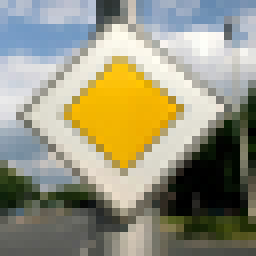
#> input picture traffic-sign-data-test/12_hauptstrasse.png, 32 x 32 px (shown 8 times larger); its folder holds 4 pictures in this run
$ jupyter execute --allow-errors Traffic_Sign_Classifier.ipynb   (shell and % lines are left out)
#> lines starting #> are read from the running program, lines starting #| are printed output that depends on the picture
# Self-Driving Car Engineer Nanodegree

## Deep Learning

## Project: Build a Traffic Sign Recognition Classifier

In this notebook, a template is provided for you to implement your functionality in stages, which is required to successfully complete this project. If additional code is required that cannot be included in the notebook, be sure that the Python code is successfully imported and included in your submission if necessary.

> **Note**: Once you have completed all of the code implementations, you need to finalize your work by exporting the iPython Notebook as an HTML document. Before exporting the notebook to html, all of the code cells need to have been run so that reviewers can see the final implementation and output. You can then export the notebook by using the menu above and navigating to  \n",
    "**File -> Download as -> HTML (.html)**. Include the finished document along with this notebook as your submission.

In addition to implementing code, there is a writeup to complete. The writeup should be completed in a separate file, which can be either a markdown file or a pdf document. There is a [write up template](https://github.com/udacity/CarND-Traffic-Sign-Classifier-Project/blob/master/writeup_template.md) that can be used to guide the writing process. Completing the code template and writeup template will cover all of the [rubric points](https://review.udacity.com/#!/rubrics/481/view) for this project.

The [rubric](https://review.udacity.com/#!/rubrics/481/view) contains "Stand Out Suggestions" for enhancing the project beyond the minimum requirements. The stand out suggestions are optional. If you decide to pursue the "stand out suggestions", you can include the code in this Ipython notebook and also discuss the results in the writeup file.

>**Note:** Code and Markdown cells can be executed using the **Shift + Enter** keyboard shortcut. In addition, Markdown cells can be edited by typically double-clicking the cell to enter edit mode.

---
## Step 0: Load The Data

[cell 1]
# Load pickled data
import pickle
import numpy as np

# Load training, validation and testing data

training_file = 'traffic-signs-data/train.p'
validation_file= 'traffic-signs-data/valid.p'
testing_file = 'traffic-signs-data/test.p'
traffic_sign_types_file = 'signnames.csv'

#> (the rest of this cell did not finish here and is left out)

---

## Step 1: Dataset Summary & Exploration

The pickled data is a dictionary with 4 key/value pairs:

- `'features'` is a 4D array containing raw pixel data of the traffic sign images, (num examples, width, height, channels).
- `'labels'` is a 1D array containing the label/class id of the traffic sign. The file `signnames.csv` contains id -> name mappings for each id.
- `'sizes'` is a list containing tuples, (width, height) representing the original width and height the image.
- `'coords'` is a list containing tuples, (x1, y1, x2, y2) representing coordinates of a bounding box around the sign in the image. **THESE COORDINATES ASSUME THE ORIGINAL IMAGE. THE PICKLED DATA CONTAINS RESIZED VERSIONS (32 by 32) OF THESE IMAGES**

Complete the basic data summary below. Use python, numpy and/or pandas methods to calculate the data summary rather than hard coding the results. For example, the [pandas shape method](http://pandas.pydata.org/pandas-docs/stable/generated/pandas.DataFrame.shape.html) might be useful for calculating some of the summary results.

### Provide a Basic Summary of the Data Set Using Python, Numpy and/or Pandas

#> (a cell that did not finish here is left out)

### Include an exploratory visualization of the dataset

Visualize the German Traffic Signs Dataset using the pickled file(s). This is open ended, suggestions include: plotting traffic sign images, plotting the count of each sign, etc.

The [Matplotlib](http://matplotlib.org/) [examples](http://matplotlib.org/examples/index.html) and [gallery](http://matplotlib.org/gallery.html) pages are a great resource for doing visualizations in Python.

**NOTE:** It's recommended you start with something simple first. If you wish to do more, come back to it after you've completed the rest of the sections. It can be interesting to look at the distribution of classes in the training, validation and test set. Is the distribution the same? Are there more examples of some classes than others?

[cell 3]
### Data exploration visualization code goes here.
### Feel free to use as many code cells as needed.
import random
import matplotlib.pyplot as plt
# Visualizations will be shown in the notebook.

'''
# show 1 random image
index = random.randint(0, len(X_train))
image = X_train[index].squeeze()

plt.figure(figsize=(1,1))
plt.imshow(image)
'''

# [13 lines left out: function plot_figures, not called in this run]


# show 10 random images

figures = {}
labels = {}

#> (the rest of this cell did not finish here and is left out)

#> (a cell that did not finish here is left out)

----

## Step 2: Design and Test a Model Architecture

Design and implement a deep learning model that learns to recognize traffic signs. Train and test your model on the [German Traffic Sign Dataset](http://benchmark.ini.rub.de/?section=gtsrb&subsection=dataset).

The LeNet-5 implementation shown in the [classroom](https://classroom.udacity.com/nanodegrees/nd013/parts/fbf77062-5703-404e-b60c-95b78b2f3f9e/modules/6df7ae49-c61c-4bb2-a23e-6527e69209ec/lessons/601ae704-1035-4287-8b11-e2c2716217ad/concepts/d4aca031-508f-4e0b-b493-e7b706120f81) at the end of the CNN lesson is a solid starting point. You'll have to change the number of classes and possibly the preprocessing, but aside from that it's plug and play!

With the LeNet-5 solution from the lecture, you should expect a validation set accuracy of about 0.89. To meet specifications, the validation set accuracy will need to be at least 0.93. It is possible to get an even higher accuracy, but 0.93 is the minimum for a successful project submission.

There are various aspects to consider when thinking about this problem:

- Neural network architecture (is the network over or underfitting?)
- Play around preprocessing techniques (normalization, rgb to grayscale, etc)
- Number of examples per label (some have more than others).
- Generate fake data.

Here is an example of a [published baseline model on this problem](http://yann.lecun.com/exdb/publis/pdf/sermanet-ijcnn-11.pdf). It's not required to be familiar with the approach used in the paper but, it's good practice to try to read papers like these.

### Pre-process the Data Set (normalization, grayscale, etc.)

Minimally, the image data should be normalized so that the data has mean zero and equal variance. For image data, `(pixel - 128)/ 128` is a quick way to approximately normalize the data and can be used in this project.

Other pre-processing steps are optional. You can try different techniques to see if it improves performance.

Use the code cell (or multiple code cells, if necessary) to implement the first step of your project.

[cell 5]
### Preprocess the data here. It is required to normalize the data. Other preprocessing steps could include
### converting to grayscale, etc.
### Feel free to use as many code cells as needed.
from sklearn.utils import shuffle
import tensorflow as tf
import cv2

# [121 lines left out: functions perturb_by_translate, perturb_by_rotate, perturb_by_scale, generate_fake_data, get_luma_channel, local_normalize and 1 more, not called in this run]


offset = 400

#> (the rest of this cell did not finish here and is left out)

[cell 6]
# show fake and local normalized images
figure, axis = plt.subplots(10, 5, figsize=(18, 14))
figure.subplots_adjust(hspace = .2, wspace=.001)
axis = axis.ravel()
#> (the rest of this cell did not finish here and is left out)

### Model Architecture

[cell 7]
from tensorflow.contrib.layers import flatten

#> (the rest of this cell did not finish here and is left out)

### Train, Validate and Test the Model

A validation set can be used to assess how well the model is performing. A low accuracy on the training and validation
sets imply underfitting. A high accuracy on the training set but low accuracy on the validation set implies overfitting.

#> (a cell that did not finish here is left out)

---

## Step 3: Test a Model on New Images

To give yourself more insight into how your model is working, download at least five pictures of German traffic signs from the web and use your model to predict the traffic sign type.

You may find `signnames.csv` useful as it contains mappings from the class id (integer) to the actual sign name.

### Load and Output the Images

[cell 9]
import glob
import cv2
import matplotlib.pyplot as plt
import numpy as np
# Visualizations will be shown in the notebook.

new_images_file_names = glob.glob("traffic-sign-data-test/*.png")
X_new_signs_orig = np.array([cv2.cvtColor(cv2.imread(file), cv2.COLOR_BGR2RGB) for file in new_images_file_names])
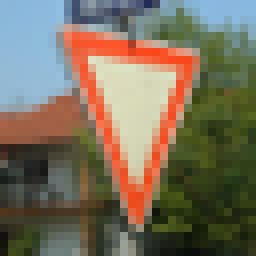
#> input picture traffic-sign-data-test/13_vorfahrtgewaehren2.png, 32 x 32 px (shown 8 times larger)
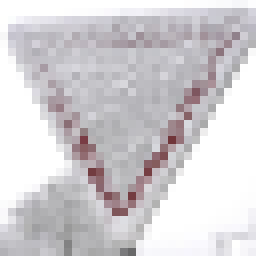
#> input picture traffic-sign-data-test/13_vorfahrtgewaehren3.png, 32 x 32 px (shown 8 times larger)
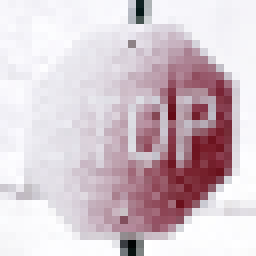
#> input picture traffic-sign-data-test/14_stopschild.png, 32 x 32 px (shown 8 times larger)
#X_new_signs = np.array([cv2.imread(file) for file in new_images_file_names])
y_new_signs = np.array([int(s.split("/")[1].split("_")[0]) for s in new_images_file_names])
print(y_new_signs)


figures = {}
labels = {}

#> (the rest of this cell did not finish here and is left out)
